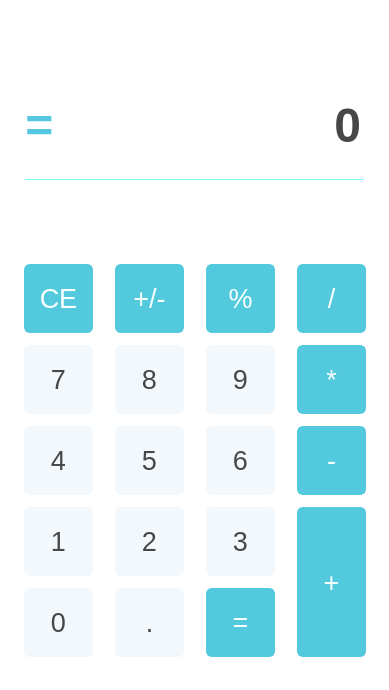
<?xml version="1.0" encoding="UTF-8"?>
<ui version="4.0">
 <class>MainWindow</class>
 <widget class="QMainWindow" name="MainWindow">
  <property name="geometry">
   <rect>
    <x>0</x>
    <y>0</y>
    <width>389</width>
    <height>690</height>
   </rect>
  </property>
  <property name="font">
   <font>
    <pointsize>26</pointsize>
   </font>
  </property>
  <property name="windowTitle">
   <string>MainWindow</string>
  </property>
  <property name="autoFillBackground">
   <bool>false</bool>
  </property>
  <property name="styleSheet">
   <string notr="true">background-color: rgb(255, 255, 255);</string>
  </property>
  <widget class="QWidget" name="centralwidget">
   <widget class="QPushButton" name="pushButton_CE">
    <property name="geometry">
     <rect>
      <x>24</x>
      <y>264</y>
      <width>69</width>
      <height>69</height>
     </rect>
    </property>
    <property name="font">
     <font>
      <pointsize>20</pointsize>
     </font>
    </property>
    <property name="autoFillBackground">
     <bool>false</bool>
    </property>
    <property name="styleSheet">
     <string notr="true">QPushButton {
  background-color: rgb(82, 201, 221);
color: rgb(249, 255, 255);
 border: 2px solid rgb(82, 201, 221);
    border-radius: 6px;
}

QPushButton:pressed {
    background-color: rgb(92, 226, 247);
color: rgb(249, 255, 255);
 border: 2px solid rgb(92, 226, 247);
    border-radius: 6px;
}
</string>
    </property>
    <property name="text">
     <string>CE</string>
    </property>
    <property name="default">
     <bool>false</bool>
    </property>
    <property name="flat">
     <bool>true</bool>
    </property>
   </widget>
   <widget class="QPushButton" name="pushButton_7">
    <property name="geometry">
     <rect>
      <x>24</x>
      <y>345</y>
      <width>69</width>
      <height>69</height>
     </rect>
    </property>
    <property name="font">
     <font>
      <pointsize>20</pointsize>
     </font>
    </property>
    <property name="autoFillBackground">
     <bool>false</bool>
    </property>
    <property name="styleSheet">
     <string notr="true">
QPushButton {
 background-color: rgb(243, 248, 252);
 border: 2px solid rgb(243, 248, 252);
    border-radius: 6px;
 color: rgb(71, 71, 71);
}

QPushButton:pressed {
   background-color: rgb(235, 248, 252);
 border: 2px solid rgb(235, 248, 252);
    border-radius: 6px;
	color: rgb(71, 71, 71);
}
</string>
    </property>
    <property name="text">
     <string>7</string>
    </property>
    <property name="flat">
     <bool>true</bool>
    </property>
   </widget>
   <widget class="QPushButton" name="pushButton_4">
    <property name="geometry">
     <rect>
      <x>24</x>
      <y>426</y>
      <width>69</width>
      <height>69</height>
     </rect>
    </property>
    <property name="font">
     <font>
      <pointsize>20</pointsize>
     </font>
    </property>
    <property name="autoFillBackground">
     <bool>false</bool>
    </property>
    <property name="styleSheet">
     <string notr="true">
QPushButton {
 background-color: rgb(243, 248, 252);
 border: 2px solid rgb(243, 248, 252);
    border-radius: 6px;
 color: rgb(71, 71, 71);
}

QPushButton:pressed {
   background-color: rgb(235, 248, 252);
 border: 2px solid rgb(235, 248, 252);
    border-radius: 6px;
	color: rgb(71, 71, 71);
}
</string>
    </property>
    <property name="text">
     <string>4</string>
    </property>
    <property name="flat">
     <bool>true</bool>
    </property>
   </widget>
   <widget class="QPushButton" name="pushButton_1">
    <property name="geometry">
     <rect>
      <x>24</x>
      <y>507</y>
      <width>69</width>
      <height>69</height>
     </rect>
    </property>
    <property name="font">
     <font>
      <pointsize>20</pointsize>
     </font>
    </property>
    <property name="autoFillBackground">
     <bool>false</bool>
    </property>
    <property name="styleSheet">
     <string notr="true">
QPushButton {
 background-color: rgb(243, 248, 252);
 border: 2px solid rgb(243, 248, 252);
    border-radius: 6px;
 color: rgb(71, 71, 71);
}

QPushButton:pressed {
   background-color: rgb(235, 248, 252);
 border: 2px solid rgb(235, 248, 252);
    border-radius: 6px;
	color: rgb(71, 71, 71);
}
</string>
    </property>
    <property name="text">
     <string>1</string>
    </property>
    <property name="flat">
     <bool>true</bool>
    </property>
   </widget>
   <widget class="Line" name="line">
    <property name="geometry">
     <rect>
      <x>25</x>
      <y>179</y>
      <width>339</width>
      <height>2</height>
     </rect>
    </property>
    <property name="styleSheet">
     <string notr="true">
 border: 1px solid rgb(112, 255, 243);
	border-bottom-color: rgb(255, 255, 255);
	border-right-color: rgb(255, 255, 255);
	border-left-color: rgb(255, 255, 255);
 </string>
    </property>
    <property name="lineWidth">
     <number>1</number>
    </property>
    <property name="orientation">
     <enum>Qt::Horizontal</enum>
    </property>
   </widget>
   <widget class="QPushButton" name="pushButton_0">
    <property name="geometry">
     <rect>
      <x>24</x>
      <y>588</y>
      <width>69</width>
      <height>69</height>
     </rect>
    </property>
    <property name="font">
     <font>
      <pointsize>20</pointsize>
     </font>
    </property>
    <property name="autoFillBackground">
     <bool>false</bool>
    </property>
    <property name="styleSheet">
     <string notr="true">
QPushButton {
 background-color: rgb(243, 248, 252);
 border: 2px solid rgb(243, 248, 252);
    border-radius: 6px;
 color: rgb(71, 71, 71);
}

QPushButton:pressed {
   background-color: rgb(235, 248, 252);
 border: 2px solid rgb(235, 248, 252);
    border-radius: 6px;
	color: rgb(71, 71, 71);
}
</string>
    </property>
    <property name="text">
     <string>0</string>
    </property>
    <property name="flat">
     <bool>true</bool>
    </property>
   </widget>
   <widget class="QPushButton" name="pushButton_2">
    <property name="geometry">
     <rect>
      <x>115</x>
      <y>507</y>
      <width>69</width>
      <height>69</height>
     </rect>
    </property>
    <property name="font">
     <font>
      <pointsize>20</pointsize>
     </font>
    </property>
    <property name="autoFillBackground">
     <bool>false</bool>
    </property>
    <property name="styleSheet">
     <string notr="true">
QPushButton {
 background-color: rgb(243, 248, 252);
 border: 2px solid rgb(243, 248, 252);
    border-radius: 6px;
 color: rgb(71, 71, 71);
}

QPushButton:pressed {
   background-color: rgb(235, 248, 252);
 border: 2px solid rgb(235, 248, 252);
    border-radius: 6px;
	color: rgb(71, 71, 71);
}
</string>
    </property>
    <property name="text">
     <string>2</string>
    </property>
    <property name="flat">
     <bool>true</bool>
    </property>
   </widget>
   <widget class="QPushButton" name="pushButton_dot">
    <property name="geometry">
     <rect>
      <x>115</x>
      <y>588</y>
      <width>69</width>
      <height>69</height>
     </rect>
    </property>
    <property name="font">
     <font>
      <pointsize>20</pointsize>
     </font>
    </property>
    <property name="autoFillBackground">
     <bool>false</bool>
    </property>
    <property name="styleSheet">
     <string notr="true">
QPushButton {
 background-color: rgb(243, 248, 252);
 border: 2px solid rgb(243, 248, 252);
    border-radius: 6px;
 color: rgb(71, 71, 71);
}

QPushButton:pressed {
   background-color: rgb(235, 248, 252);
 border: 2px solid rgb(235, 248, 252);
    border-radius: 6px;
	color: rgb(71, 71, 71);
}
</string>
    </property>
    <property name="text">
     <string>.</string>
    </property>
    <property name="flat">
     <bool>true</bool>
    </property>
   </widget>
   <widget class="QPushButton" name="pushButton_5">
    <property name="geometry">
     <rect>
      <x>115</x>
      <y>426</y>
      <width>69</width>
      <height>69</height>
     </rect>
    </property>
    <property name="font">
     <font>
      <pointsize>20</pointsize>
     </font>
    </property>
    <property name="autoFillBackground">
     <bool>false</bool>
    </property>
    <property name="styleSheet">
     <string notr="true">
QPushButton {
 background-color: rgb(243, 248, 252);
 border: 2px solid rgb(243, 248, 252);
    border-radius: 6px;
 color: rgb(71, 71, 71);
}

QPushButton:pressed {
   background-color: rgb(235, 248, 252);
 border: 2px solid rgb(235, 248, 252);
    border-radius: 6px;
	color: rgb(71, 71, 71);
}
</string>
    </property>
    <property name="text">
     <string>5</string>
    </property>
    <property name="flat">
     <bool>true</bool>
    </property>
   </widget>
   <widget class="QPushButton" name="pushButton_plusminus">
    <property name="geometry">
     <rect>
      <x>115</x>
      <y>264</y>
      <width>69</width>
      <height>69</height>
     </rect>
    </property>
    <property name="font">
     <font>
      <pointsize>20</pointsize>
     </font>
    </property>
    <property name="autoFillBackground">
     <bool>false</bool>
    </property>
    <property name="styleSheet">
     <string notr="true">QPushButton {
  background-color: rgb(82, 201, 221);
color: rgb(249, 255, 255);
 border: 2px solid rgb(82, 201, 221);
    border-radius: 6px;
}

QPushButton:pressed {
    background-color: rgb(92, 226, 247);
color: rgb(249, 255, 255);
 border: 2px solid rgb(92, 226, 247);
    border-radius: 6px;
}
</string>
    </property>
    <property name="text">
     <string>+/-</string>
    </property>
    <property name="flat">
     <bool>true</bool>
    </property>
   </widget>
   <widget class="QPushButton" name="pushButton_8">
    <property name="geometry">
     <rect>
      <x>115</x>
      <y>345</y>
      <width>69</width>
      <height>69</height>
     </rect>
    </property>
    <property name="font">
     <font>
      <pointsize>20</pointsize>
     </font>
    </property>
    <property name="autoFillBackground">
     <bool>false</bool>
    </property>
    <property name="styleSheet">
     <string notr="true">
QPushButton {
 background-color: rgb(243, 248, 252);
 border: 2px solid rgb(243, 248, 252);
    border-radius: 6px;
 color: rgb(71, 71, 71);
}

QPushButton:pressed {
   background-color: rgb(235, 248, 252);
 border: 2px solid rgb(235, 248, 252);
    border-radius: 6px;
	color: rgb(71, 71, 71);
}
</string>
    </property>
    <property name="text">
     <string>8</string>
    </property>
    <property name="flat">
     <bool>true</bool>
    </property>
   </widget>
   <widget class="QPushButton" name="pushButton_3">
    <property name="geometry">
     <rect>
      <x>206</x>
      <y>507</y>
      <width>69</width>
      <height>69</height>
     </rect>
    </property>
    <property name="font">
     <font>
      <pointsize>20</pointsize>
     </font>
    </property>
    <property name="autoFillBackground">
     <bool>false</bool>
    </property>
    <property name="styleSheet">
     <string notr="true">
QPushButton {
 background-color: rgb(243, 248, 252);
 border: 2px solid rgb(243, 248, 252);
    border-radius: 6px;
 color: rgb(71, 71, 71);
}

QPushButton:pressed {
   background-color: rgb(235, 248, 252);
 border: 2px solid rgb(235, 248, 252);
    border-radius: 6px;
	color: rgb(71, 71, 71);
}
</string>
    </property>
    <property name="text">
     <string>3</string>
    </property>
    <property name="flat">
     <bool>true</bool>
    </property>
   </widget>
   <widget class="QPushButton" name="pushButton_equal">
    <property name="geometry">
     <rect>
      <x>206</x>
      <y>588</y>
      <width>69</width>
      <height>69</height>
     </rect>
    </property>
    <property name="font">
     <font>
      <pointsize>20</pointsize>
     </font>
    </property>
    <property name="autoFillBackground">
     <bool>false</bool>
    </property>
    <property name="styleSheet">
     <string notr="true">QPushButton {
  background-color: rgb(82, 201, 221);
color: rgb(249, 255, 255);
 border: 2px solid rgb(82, 201, 221);
    border-radius: 6px;
}

QPushButton:pressed {
    background-color: rgb(92, 226, 247);
color: rgb(249, 255, 255);
 border: 2px solid rgb(92, 226, 247);
    border-radius: 6px;
}
</string>
    </property>
    <property name="text">
     <string>=</string>
    </property>
    <property name="flat">
     <bool>true</bool>
    </property>
   </widget>
   <widget class="QPushButton" name="pushButton_6">
    <property name="geometry">
     <rect>
      <x>206</x>
      <y>426</y>
      <width>69</width>
      <height>69</height>
     </rect>
    </property>
    <property name="font">
     <font>
      <pointsize>20</pointsize>
     </font>
    </property>
    <property name="autoFillBackground">
     <bool>false</bool>
    </property>
    <property name="styleSheet">
     <string notr="true">
QPushButton {
 background-color: rgb(243, 248, 252);
 border: 2px solid rgb(243, 248, 252);
    border-radius: 6px;
 color: rgb(71, 71, 71);
}

QPushButton:pressed {
   background-color: rgb(235, 248, 252);
 border: 2px solid rgb(235, 248, 252);
    border-radius: 6px;
	color: rgb(71, 71, 71);
}
</string>
    </property>
    <property name="text">
     <string>6</string>
    </property>
    <property name="flat">
     <bool>true</bool>
    </property>
   </widget>
   <widget class="QPushButton" name="pushButton_percent">
    <property name="geometry">
     <rect>
      <x>206</x>
      <y>264</y>
      <width>69</width>
      <height>69</height>
     </rect>
    </property>
    <property name="font">
     <font>
      <pointsize>20</pointsize>
     </font>
    </property>
    <property name="autoFillBackground">
     <bool>false</bool>
    </property>
    <property name="styleSheet">
     <string notr="true">QPushButton {
  background-color: rgb(82, 201, 221);
color: rgb(249, 255, 255);
 border: 2px solid rgb(82, 201, 221);
    border-radius: 6px;
}

QPushButton:pressed {
    background-color: rgb(92, 226, 247);
color: rgb(249, 255, 255);
 border: 2px solid rgb(92, 226, 247);
    border-radius: 6px;
}
</string>
    </property>
    <property name="text">
     <string>%</string>
    </property>
    <property name="flat">
     <bool>true</bool>
    </property>
   </widget>
   <widget class="QPushButton" name="pushButton_9">
    <property name="geometry">
     <rect>
      <x>206</x>
      <y>345</y>
      <width>69</width>
      <height>69</height>
     </rect>
    </property>
    <property name="font">
     <font>
      <pointsize>20</pointsize>
     </font>
    </property>
    <property name="autoFillBackground">
     <bool>false</bool>
    </property>
    <property name="styleSheet">
     <string notr="true">
QPushButton {
 background-color: rgb(243, 248, 252);
 border: 2px solid rgb(243, 248, 252);
    border-radius: 6px;
 color: rgb(71, 71, 71);
}

QPushButton:pressed {
   background-color: rgb(235, 248, 252);
 border: 2px solid rgb(235, 248, 252);
    border-radius: 6px;
	color: rgb(71, 71, 71);
}
</string>
    </property>
    <property name="text">
     <string>9</string>
    </property>
    <property name="flat">
     <bool>true</bool>
    </property>
   </widget>
   <widget class="QPushButton" name="pushButton_plus">
    <property name="geometry">
     <rect>
      <x>297</x>
      <y>507</y>
      <width>69</width>
      <height>150</height>
     </rect>
    </property>
    <property name="font">
     <font>
      <pointsize>20</pointsize>
     </font>
    </property>
    <property name="autoFillBackground">
     <bool>false</bool>
    </property>
    <property name="styleSheet">
     <string notr="true">QPushButton {
  background-color: rgb(82, 201, 221);
color: rgb(249, 255, 255);
 border: 2px solid rgb(82, 201, 221);
    border-radius: 6px;
}

QPushButton:pressed {
    background-color: rgb(92, 226, 247);
color: rgb(249, 255, 255);
 border: 2px solid rgb(92, 226, 247);
    border-radius: 6px;
}
</string>
    </property>
    <property name="text">
     <string>+</string>
    </property>
    <property name="flat">
     <bool>true</bool>
    </property>
   </widget>
   <widget class="QPushButton" name="pushButton_minus">
    <property name="geometry">
     <rect>
      <x>297</x>
      <y>426</y>
      <width>69</width>
      <height>69</height>
     </rect>
    </property>
    <property name="font">
     <font>
      <pointsize>20</pointsize>
     </font>
    </property>
    <property name="autoFillBackground">
     <bool>false</bool>
    </property>
    <property name="styleSheet">
     <string notr="true">QPushButton {
  background-color: rgb(82, 201, 221);
color: rgb(249, 255, 255);
 border: 2px solid rgb(82, 201, 221);
    border-radius: 6px;
}

QPushButton:pressed {
    background-color: rgb(92, 226, 247);
color: rgb(249, 255, 255);
 border: 2px solid rgb(92, 226, 247);
    border-radius: 6px;
}
</string>
    </property>
    <property name="text">
     <string>-</string>
    </property>
    <property name="flat">
     <bool>true</bool>
    </property>
   </widget>
   <widget class="QPushButton" name="pushButton_divide">
    <property name="geometry">
     <rect>
      <x>297</x>
      <y>264</y>
      <width>69</width>
      <height>69</height>
     </rect>
    </property>
    <property name="font">
     <font>
      <pointsize>20</pointsize>
     </font>
    </property>
    <property name="autoFillBackground">
     <bool>false</bool>
    </property>
    <property name="styleSheet">
     <string notr="true">QPushButton {
  background-color: rgb(82, 201, 221);
color: rgb(249, 255, 255);
 border: 2px solid rgb(82, 201, 221);
    border-radius: 6px;
}

QPushButton:pressed {
    background-color: rgb(92, 226, 247);
color: rgb(249, 255, 255);
 border: 2px solid rgb(92, 226, 247);
    border-radius: 6px;
}
</string>
    </property>
    <property name="text">
     <string>/</string>
    </property>
    <property name="flat">
     <bool>true</bool>
    </property>
   </widget>
   <widget class="QPushButton" name="pushButton_multiply">
    <property name="geometry">
     <rect>
      <x>297</x>
      <y>345</y>
      <width>69</width>
      <height>69</height>
     </rect>
    </property>
    <property name="font">
     <font>
      <pointsize>20</pointsize>
     </font>
    </property>
    <property name="autoFillBackground">
     <bool>false</bool>
    </property>
    <property name="styleSheet">
     <string notr="true">QPushButton {
  background-color: rgb(82, 201, 221);
color: rgb(249, 255, 255);
 border: 2px solid rgb(82, 201, 221);
    border-radius: 6px;
}

QPushButton:pressed {
    background-color: rgb(92, 226, 247);
color: rgb(249, 255, 255);
 border: 2px solid rgb(92, 226, 247);
    border-radius: 6px;
}
</string>
    </property>
    <property name="text">
     <string>*</string>
    </property>
    <property name="flat">
     <bool>true</bool>
    </property>
   </widget>
   <widget class="QLabel" name="label">
    <property name="geometry">
     <rect>
      <x>70</x>
      <y>85</y>
      <width>291</width>
      <height>81</height>
     </rect>
    </property>
    <property name="font">
     <font>
      <pointsize>36</pointsize>
      <bold>true</bold>
     </font>
    </property>
    <property name="layoutDirection">
     <enum>Qt::LeftToRight</enum>
    </property>
    <property name="styleSheet">
     <string notr="true">color: rgb(71, 71, 71);
</string>
    </property>
    <property name="text">
     <string>0</string>
    </property>
    <property name="alignment">
     <set>Qt::AlignRight|Qt::AlignTrailing|Qt::AlignVCenter</set>
    </property>
   </widget>
   <widget class="QLineEdit" name="lineEdit">
    <property name="geometry">
     <rect>
      <x>25</x>
      <y>200</y>
      <width>339</width>
      <height>40</height>
     </rect>
    </property>
    <property name="font">
     <font>
      <pointsize>20</pointsize>
     </font>
    </property>
    <property name="layoutDirection">
     <enum>Qt::RightToLeft</enum>
    </property>
    <property name="styleSheet">
     <string notr="true">color: rgb(71, 71, 71);</string>
    </property>
    <property name="frame">
     <bool>false</bool>
    </property>
    <property name="cursorPosition">
     <number>0</number>
    </property>
    <property name="alignment">
     <set>Qt::AlignRight|Qt::AlignTrailing|Qt::AlignVCenter</set>
    </property>
   </widget>
   <widget class="QLabel" name="label_2">
    <property name="geometry">
     <rect>
      <x>15</x>
      <y>85</y>
      <width>49</width>
      <height>81</height>
     </rect>
    </property>
    <property name="font">
     <font>
      <pointsize>36</pointsize>
      <bold>true</bold>
     </font>
    </property>
    <property name="styleSheet">
     <string notr="true">color: rgb(85, 199, 225);</string>
    </property>
    <property name="text">
     <string>=</string>
    </property>
    <property name="alignment">
     <set>Qt::AlignCenter</set>
    </property>
   </widget>
  </widget>
  <widget class="QMenuBar" name="menubar">
   <property name="geometry">
    <rect>
     <x>0</x>
     <y>0</y>
     <width>389</width>
     <height>21</height>
    </rect>
   </property>
  </widget>
 </widget>
 <resources/>
 <connections/>
</ui>
